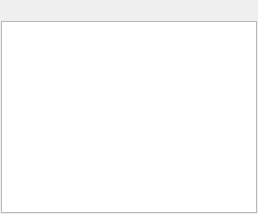
  <widget class="QDockWidget" name="dockSceneGraph">
   <property name="floating">
    <bool>false</bool>
   </property>
   <property name="allowedAreas">
    <set>Qt::LeftDockWidgetArea|Qt::RightDockWidgetArea</set>
   </property>
   <property name="windowTitle">
    <string>Scene Graph</string>
   </property>
   <attribute name="dockWidgetArea">
    <number>1</number>
   </attribute>
   <widget class="QWidget" name="sceneGraphBody">
    <property name="minimumSize">
     <size>
      <width>150</width>
      <height>0</height>
     </size>
    </property>
    <layout class="QVBoxLayout" name="verticalLayout">
     <property name="spacing">
      <number>3</number>
     </property>
     <property name="margin">
      <number>1</number>
     </property>
     <item>
      <widget class="QToolBar" name="scenegraphToolBar">
       <property name="layoutDirection">
        <enum>Qt::LeftToRight</enum>
       </property>
       <property name="iconSize">
        <size>
         <width>16</width>
         <height>16</height>
        </size>
       </property>
       <property name="toolButtonStyle">
        <enum>Qt::ToolButtonIconOnly</enum>
       </property>
       <property name="floatable">
        <bool>true</bool>
       </property>
       <addaction name="actionRefreshSceneGraph"/>
       <addaction name="actionAddNewEntity"/>
       <addaction name="actionRemoveEntity"/>
      </widget>
     </item>
     <item>
      <widget class="QSceneGraphTreeView" name="sceneGraphTree">
       <property name="contextMenuPolicy">
        <enum>Qt::CustomContextMenu</enum>
       </property>
       <property name="acceptDrops">
        <bool>true</bool>
       </property>
       <property name="styleSheet">
        <string notr="true"> QTreeView::branch:has-children:!has-siblings:closed,
 QTreeView::branch:closed:has-children:has-siblings {
         border-image: none;
         image: url(:/QtImages/tree-closed.png);
 }

 QTreeView::branch:open:has-children:!has-siblings,
 QTreeView::branch:open:has-children:has-siblings  {
         border-image: none;
         image: url(:/QtImages/tree-open.png);
 }
</string>
       </property>
       <property name="dragEnabled">
        <bool>true</bool>
       </property>
       <property name="dragDropMode">
        <enum>QAbstractItemView::InternalMove</enum>
       </property>
       <property name="defaultDropAction">
        <enum>Qt::MoveAction</enum>
       </property>
       <property name="indentation">
        <number>16</number>
       </property>
       <attribute name="headerVisible">
        <bool>false</bool>
       </attribute>
      </widget>
     </item>
    </layout>
   </widget>
  </widget>
